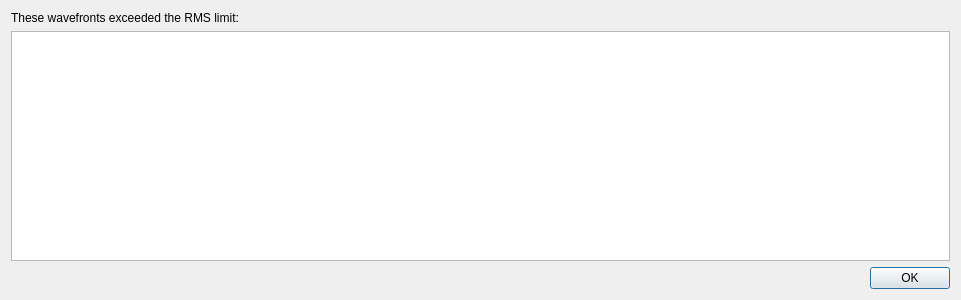
<?xml version="1.0" encoding="UTF-8"?>
<ui version="4.0">
 <class>rejectedWavefrontsDlg</class>
 <widget class="QDialog" name="rejectedWavefrontsDlg">
  <property name="geometry">
   <rect>
    <x>0</x>
    <y>0</y>
    <width>961</width>
    <height>300</height>
   </rect>
  </property>
  <property name="windowTitle">
   <string>Rejected wavefronts</string>
  </property>
  <layout class="QVBoxLayout" name="verticalLayout">
   <item>
    <widget class="QLabel" name="label">
     <property name="text">
      <string>These wavefronts exceeded the RMS limit:</string>
     </property>
    </widget>
   </item>
   <item>
    <widget class="QListWidget" name="listWidget"/>
   </item>
   <item>
    <widget class="QDialogButtonBox" name="buttonBox">
     <property name="orientation">
      <enum>Qt::Horizontal</enum>
     </property>
     <property name="standardButtons">
      <set>QDialogButtonBox::Ok</set>
     </property>
    </widget>
   </item>
  </layout>
 </widget>
 <resources/>
 <connections>
  <connection>
   <sender>buttonBox</sender>
   <signal>accepted()</signal>
   <receiver>rejectedWavefrontsDlg</receiver>
   <slot>accept()</slot>
   <hints>
    <hint type="sourcelabel">
     <x>248</x>
     <y>254</y>
    </hint>
    <hint type="destinationlabel">
     <x>157</x>
     <y>274</y>
    </hint>
   </hints>
  </connection>
  <connection>
   <sender>buttonBox</sender>
   <signal>rejected()</signal>
   <receiver>rejectedWavefrontsDlg</receiver>
   <slot>reject()</slot>
   <hints>
    <hint type="sourcelabel">
     <x>316</x>
     <y>260</y>
    </hint>
    <hint type="destinationlabel">
     <x>286</x>
     <y>274</y>
    </hint>
   </hints>
  </connection>
 </connections>
</ui>
